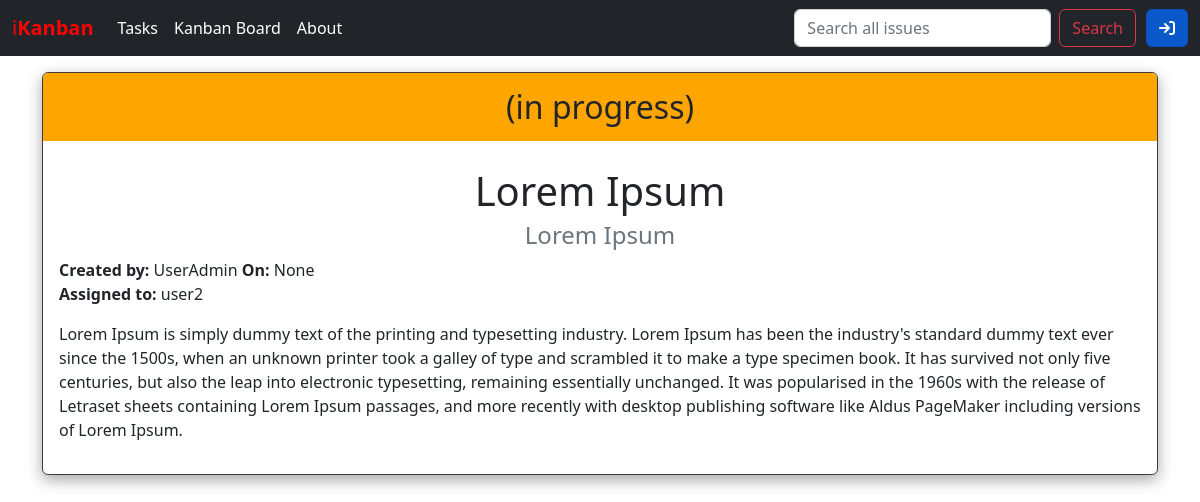
Page /issues/17 on the committed database.
### issues/models.py (models this page shows)
class Issue(models.Model):
    title = models.CharField(max_length=256)
    summary = models.CharField(max_length=512)
    description = models.TextField()
    created_on = models.DateTimeField(
        auto_now_add=True,
        null=True,
        blank=True
    )
    status = models.ForeignKey(
        Status,
        on_delete=models.CASCADE
    )
    impact = models.ForeignKey(
        Impact,
        on_delete=models.CASCADE
    )
    urgency = models.ForeignKey(
        Urgency,
        on_delete=models.CASCADE
    )
    requester = models.ForeignKey(
        get_user_model(),
        on_delete=models.CASCADE,
        related_name='requester' # django will create a different name to avoid collisions when running > python3 manage.py makemigrations
    )
    assignee = models.ForeignKey(
        get_user_model(),
        on_delete=models.CASCADE,
        null=True,
        blank=True,
        related_name='assignee' # django will create a different name to avoid collisions when running > python3 manage.py makemigrations
    )

class Status(models.Model):
    name = models.CharField(max_length=256)
    description = models.TextField()
    def __str__(self):
        return self.name

### issues/views.py (the view)
# urls.py: path('<int:pk>', IssueDetailView.as_view(), name='issue_detail'),
class IssueDetailView(DetailView):
    template_name = "issues/issue_detail.html"
    model = Issue

### templates/issues/issue_detail.html (shortened to what this page needs)
{% extends 'base.html' %}
{% block content %}
    <div class="card box">
        <div id="status">({{ issue.status }})</div>
        <div class="card-body">
            <h1 id="title">{{ issue.title }}</h1>
            <h4 id="subtitle" class="card-subtitle mb-2 text-muted">{{ issue.summary }}</h4>
            <div><strong>Created by:</strong> {{ issue.requester }} <strong>On:</strong> {{ issue.created_on }}</div>
            <strong>Assigned to:</strong>  {{ issue.assignee }}
            <p class="card-text">{{ issue.description}}</p>
        </div>
    </div>
{% endblock content %}

### static/css/base.css (style rules this page uses)
h1, h2, h3, h4, h5, h6 { text-align: center; margin-top:10px; margin-bottom:10px; color: #212529; }
.box { border: solid rgb(64, 58, 58) 1px; box-shadow: rgba(0, 0, 0, 0.35) 0px 5px 15px; }
#status { color: #212529; background-color: orange; text-align: center; padding: 10px; border-top-left-radius: 5px; border-top-right-radius: 5px; font-size: xx-large; }

### rows in the picture
Issue: status "in progress", title "Lorem Ipsum", summary "Lorem Ipsum", requester "UserAdmin", created_on "None", assignee "user2", description "Lorem Ipsum is simply dummy text of the printing and typesetting industry. Lorem Ipsum has been the industry's standard dummy text ever since the 1500s, when an unknown printer took a galley of type and scrambled it to make a type specimen book. It has survived not only five centuries, but also the leap into electronic typesetting, remaining essentially unchanged. It was popularised in the 1960s with the release of Letraset sheets containing Lorem Ipsum passages, and more recently with desktop publishing software like Aldus PageMaker including versions of Lorem Ipsum."
